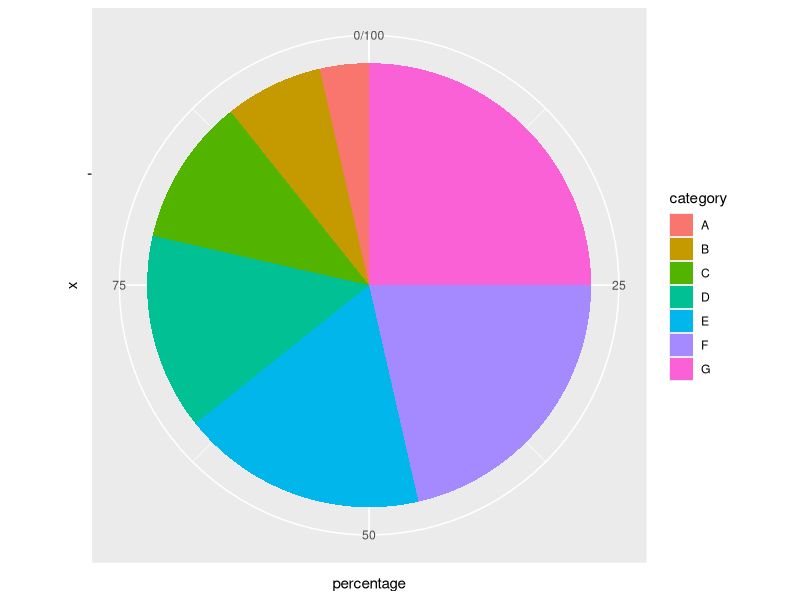

R code for this plot: (Note: this script raises an error after producing the figure.)
# Install and load necessary packages
library(ggplot2)
library(dplyr)

# Create sample data
data <- data.frame(category = c("A", "B", "C", "D", "E", "F", "G"),
                   value = c(10, 20, 30, 40, 50, 60, 70))

# Compute the percentage
data <- data %>%
  mutate(percentage = value / sum(value) * 100)

# Compute the cumulative percentage for positioning the labels
data <- data %>%
  arrange(desc(category)) %>%
  mutate(ypos = cumsum(percentage) - 0.5 * percentage)

# Basic pie chart with ggplot
pie_chart <-
  ggplot(data, aes(x = "", y = percentage, fill = category)) +
  geom_bar(width = 1, stat = "identity") +
  coord_polar("y", start = 0)

# Create the doughnut effect by adding a white circle in the middle
doughnut_chart <- pie_chart +
  geom_text(aes(y = ypos, label = paste0(round(percentage), "%")), color = "white") +
  labs(
    title = "Doughnut Chart",
    subtitle = "7 Discrete Groups",
    caption = "Note: Exploristics theme applied",
    fill = "Category"
  ) +
  exploristics_theme() +
  theme(
    axis.title = element_blank(),
    axis.line = element_blank(),
    axis.ticks = element_blank(),
    axis.text.x = element_blank()
  ) +
  annotate(
    "text",
    x = 0,
    y = 0,
    label = "",
    size = 20,
    color = "white"
  )



ggsave(filename = "man/figures/doughnut.jpg")
